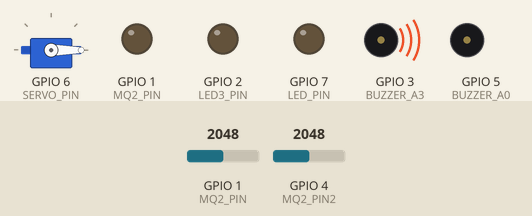
The sketch below on a simulated ESP32-S3. Parts: servo, output pins drawn as LEDs (lit = HIGH), buzzer (waves = sounding, pin HIGH). The inputs (shaded band) are chosen by the test bench; at power-on: GPIO 1 (MQ2_PIN) = 2048, GPIO 4 (MQ2_PIN2) = 2048. WiFi joins after 1.5 s; servers stay silent unless stated; the Firebase database answers and starts empty; what the sketch prints to the serial monitor is not drawn.

Above: at 0.1 s.
At 2.1 s:
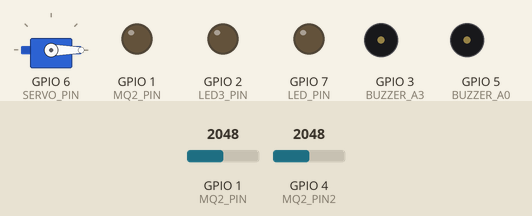
Timing chart, 0 to 3.6 s (numbered marks = the images above):
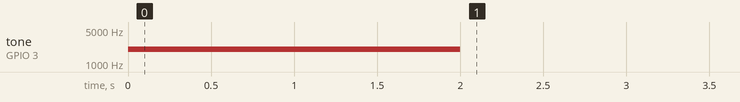

The sketch:

detector_gas.ino
```cpp
// Codigo de 20 octubre version 3.0
#include <WiFiS3.h>
#include <Firebase_ESP_Client.h>
#include <addons/TokenHelper.h>
#include <addons/RTDBHelper.h>
#include <Servo.h>

// ============================================
// CONFIGURACIÓN WIFI Y FIREBASE
// ============================================
#define WIFI_SSID "OPTI-EE2EC5"
#define WIFI_PASSWORD "Milo2025"

#define API_KEY "AIzaSyCzj116N3yttGaBGFCKAClWWxzmwFAyLL8"
#define DATABASE_URL "https://sdgi-detector-gas-default-rtdb.firebaseio.com/" // ⚠️ NUEVO

// ⚠️ OPCIONAL: Autenticación (más seguro)
// #define USER_EMAIL "tu_email@gmail.com"
// #define USER_PASSWORD "tu_password"

FirebaseData fbdo;
FirebaseAuth auth;
FirebaseConfig config;

Servo miServo;
const int SERVO_PIN = 6;

// --- Pines ---
const int MQ2_PIN = A0;
const int MQ2_PIN2 = A3;
const int BUZZER_A0 = 5;
const int BUZZER_A3 = 3;
const int LED_PIN = 7;
const int LED2_PIN = 1;
const int LED3_PIN = 2;

// --- Parámetros ---
const unsigned long CALIBRACION_MS_1 = 10000UL;
const unsigned long CALIBRACION_MS_2 = 20000UL;
int UMBRAL_DELTA = 30;
const float ALPHA = 0.5;
const int HISTERESIS = 12;
const unsigned long CONFIRM_ON_MS = 1000UL;

// Estado de alarma
bool alarma = false;
bool alarmaPiso1 = false;
bool alarmaPiso2 = false;
float baseline = 0.0;
float ema = 0.0;
int muestrasCal = 0;

// Sensor2 variables
float baseline2 = 0.0;
float ema2 = 0.0;
int muestrasCal2 = 0;
bool sensor2_fault = false;

unsigned long inicioCal = 0;
unsigned long posibleEncendidoInicio = 0;
bool servoAbierto = false;

int calib_min_1 = 1024, calib_max_1 = 0;
int calib_min_2 = 1024, calib_max_2 = 0;

// Variables Firebase
unsigned long lastFirebaseUpdate = 0;
const unsigned long FIREBASE_UPDATE_INTERVAL = 5000;
unsigned long lastConfigCheck = 0;
const unsigned long CONFIG_CHECK_INTERVAL = 5000;

// Configuración desde Firebase
bool buzzerPiso1Activo = true;
bool buzzerPiso2Activo = true;
int buzzerVolumen = 255;
bool ledPiso1Activo = true;
bool ledPiso2Activo = true;
bool servoControlRemoto = false;

// Estadísticas
int totalAlertas = 0;
int alertasPiso1 = 0;
int alertasPiso2 = 0;

// ============================================
// SETUP
// ============================================
void setup() {
  Serial.begin(115200);

  pinMode(BUZZER_A0, OUTPUT);
  pinMode(BUZZER_A3, OUTPUT);
  pinMode(LED_PIN, OUTPUT);
  pinMode(LED2_PIN, OUTPUT);
  pinMode(LED3_PIN, OUTPUT);

  miServo.attach(SERVO_PIN);
  miServo.write(0);

  digitalWrite(BUZZER_A0, LOW);
  noTone(BUZZER_A3);
  digitalWrite(LED_PIN, LOW);
  digitalWrite(LED2_PIN, LOW);
  digitalWrite(LED3_PIN, LOW);

  // PRUEBA INICIAL BUZZER PIN 3
  Serial.println("=== PRUEBA: Buzzer pin 3 (2 segundos) ===");
  tone(BUZZER_A3, 2000);
  delay(2000);
  noTone(BUZZER_A3);
  Serial.println("=== FIN PRUEBA ===");

  // Conectar a WiFi
  Serial.println("\n🌐 Conectando a WiFi...");
  WiFi.begin(WIFI_SSID, WIFI_PASSWORD);

  int intentos = 0;
  while (WiFi.status() != WL_CONNECTED && intentos < 20) {
    delay(500);
    Serial.print(".");
    intentos++;
  }

  if (WiFi.status() == WL_CONNECTED) {
    Serial.println("\n✅ WiFi conectado!");
    Serial.print("📡 IP: ");
    Serial.println(WiFi.localIP());
  } else {
    Serial.println("\n❌ Error al conectar WiFi");
  }

  // Configurar Firebase Realtime Database
  config.api_key = API_KEY;
  config.database_url = DATABASE_URL; // ⚠️ NUEVO

  // Autenticación anónima (sin email/password)
  config.token_status_callback = tokenStatusCallback;

  Firebase.begin(&config, &auth);
  Firebase.reconnectWiFi(true);

  Serial.println("🔥 Conectando a Firebase Realtime DB...");

  intentos = 0;
  while (!Firebase.ready() && intentos < 30) {
    delay(500);
    Serial.print(".");
    intentos++;
  }

  if (Firebase.ready()) {
    Serial.println("\n✅ Firebase Realtime DB conectado!");
    actualizarEstadoDispositivo("online");
    leerConfiguracionFirebase();
  } else {
    Serial.println("\n❌ Error al conectar Firebase");
  }

  // Iniciar calibración
  inicioCal = millis();
  Serial.println("\n🎯 Comenzando calibracion de sensores...");
  Serial.println("Sensor A0 (Piso 1): 10s | Sensor A3 (Piso 2): 20s");
}
// ============================================
// LOOP PRINCIPAL
// ============================================
void loop() {
  int valorGas = analogRead(MQ2_PIN);
  int valorGas2 = analogRead(MQ2_PIN2);
  unsigned long ahora = millis();

  // --- CALIBRACIÓN (igual que antes) ---
  if (ahora - inicioCal < CALIBRACION_MS_2) {
    if (ahora - inicioCal < CALIBRACION_MS_1) {
      baseline = (baseline * muestrasCal + valorGas) / (muestrasCal + 1.0);
      muestrasCal++;
      if (muestrasCal == 1) ema = valorGas;
      if (valorGas < calib_min_1) calib_min_1 = valorGas;
      if (valorGas > calib_max_1) calib_max_1 = valorGas;
    }

    baseline2 = (baseline2 * muestrasCal2 + valorGas2) / (muestrasCal2 + 1.0);
    muestrasCal2++;
    if (muestrasCal2 == 1) ema2 = valorGas2;
    if (valorGas2 < calib_min_2) calib_min_2 = valorGas2;
    if (valorGas2 > calib_max_2) calib_max_2 = valorGas2;

    if ((muestrasCal % 10 == 0 && ahora - inicioCal < CALIBRACION_MS_1) || (muestrasCal2 % 20 == 0)) {
      Serial.print("Calibrando... A0: "); Serial.print(baseline);
      Serial.print(" | A3: "); Serial.println(baseline2);
    }

    miServo.write(0);
    delay(200);
    return;
  }

  // --- POST-CALIBRACIÓN ---
  static bool postCalChecked = false;
  if (!postCalChecked) {
    Serial.println("\n✅ Calibración completada!");
    Serial.print("📊 A0 baseline: "); Serial.print(baseline);
    Serial.print(" (rango: "); Serial.print(calib_min_1);
    Serial.print("-"); Serial.print(calib_max_1); Serial.println(")");

    Serial.print("📊 A3 baseline: "); Serial.print(baseline2);
    Serial.print(" (rango: "); Serial.print(calib_min_2);
    Serial.print("-"); Serial.print(calib_max_2); Serial.println(")");

    int rango2 = calib_max_2 - calib_min_2;
    if (rango2 < 6) {
      sensor2_fault = true;
      Serial.println("⚠️ Sensor A3 defectuoso - será ignorado");
      enviarNotificacion("alerta", "Sensor Piso 2 (A3) defectuoso - verificar conexión");
    } else {
      Serial.println("✅ Ambos sensores OK");
    }
    postCalChecked = true;
  }

  // --- EMA ---
  ema = ALPHA * valorGas + (1 - ALPHA) * ema;
  ema2 = ALPHA * valorGas2 + (1 - ALPHA) * ema2;

  // --- UMBRALES ---
  float umbralOn = baseline + UMBRAL_DELTA;
  float umbralOff = baseline + UMBRAL_DELTA - HISTERESIS;
  float umbralOn2 = baseline2 + UMBRAL_DELTA;
  float umbralOff2 = baseline2 + UMBRAL_DELTA - HISTERESIS;

  // --- CONDICIONES DE DETECCIÓN ---
  bool cond1 = (ema > umbralOn);
  bool cond2 = (!sensor2_fault) && (ema2 > umbralOn2);

  // --- DETECTAR NUEVA ALARMA ---
  bool alarmaAnterior = alarma;
  bool alarmaPiso1Anterior = alarmaPiso1;
  bool alarmaPiso2Anterior = alarmaPiso2;

  alarmaPiso1 = cond1;
  alarmaPiso2 = cond2;
  alarma = alarmaPiso1 || alarmaPiso2;

  // Detectar nueva alarma
  if (alarma && !alarmaAnterior) {
    Serial.println("\n🚨 ¡ALARMA ACTIVADA!");
    totalAlertas++;

    if (alarmaPiso1 && !alarmaPiso1Anterior) {
      alertasPiso1++;
      Serial.println("📍 PISO 1 - Gas detectado");
      enviarNotificacion("alerta", "Gas detectado en Piso 1 - Nivel: " + String((int)ema));
    }

    if (alarmaPiso2 && !alarmaPiso2Anterior) {
      alertasPiso2++;
      Serial.println("📍 PISO 2 - Gas detectado");
      enviarNotificacion("alerta", "Gas detectado en Piso 2 - Nivel: " + String((int)ema2));
    }

    actualizarEstadisticas();
  }

  // Apagar alarma
  if (!alarma && alarmaAnterior) {
    Serial.println("\n✅ Alarma detenida - niveles normales");
  }

  // --- CONTROL DE ACTUADORES ---
  controlarActuadores(cond1, cond2);

  // --- LEER CONFIGURACIÓN DE FIREBASE ---
  if (ahora - lastConfigCheck > CONFIG_CHECK_INTERVAL) {
    leerConfiguracionFirebase();
    lastConfigCheck = ahora;
  }

  // --- ENVIAR DATOS A FIREBASE ---
  if (ahora - lastFirebaseUpdate > FIREBASE_UPDATE_INTERVAL) {
    enviarDatosFirebase(valorGas, valorGas2);
    lastFirebaseUpdate = ahora;
  }

  // --- DEBUG SERIAL ---
  static unsigned long ultimoSerial = 0;
  if (ahora - ultimoSerial > 1000) {
    Serial.print("A0: "); Serial.print(valorGas);
    Serial.print(" ("); Serial.print(cond1 ? "🔴" : "🟢"); Serial.print(")");
    Serial.print(" | A3: "); Serial.print(valorGas2);
    Serial.print(" ("); Serial.print(cond2 ? "🔴" : "🟢"); Serial.print(")");
    Serial.print(" | WiFi: "); Serial.println(WiFi.status() == WL_CONNECTED ? "✓" : "✗");
    ultimoSerial = ahora;
  }

  delay(100);
}
// ============================================
// FUNCIONES FIREBASE REALTIME DATABASE
// ============================================

void enviarDatosFirebase(int sensor1, int sensor2) {
  if (!Firebase.ready()) return;

  FirebaseJson json;
  String path = "/lecturas/" + String(millis());

  json.set("valorSensor1", sensor1);
  json.set("valorSensor2", sensor2);
  json.set("sensor1Alerta", alarmaPiso1);
  json.set("sensor2Alerta", alarmaPiso2);
  json.set("dispositivo", "arduino_001");
  json.set("timestamp", (int)millis());

  if (Firebase.RTDB.setJSON(&fbdo, path.c_str(), &json)) {
    Serial.println("📤 Datos enviados a Realtime DB");
  } else {
    Serial.print("❌ Error Firebase: ");
    Serial.println(fbdo.errorReason());
  }
}

void leerConfiguracionFirebase() {
  if (!Firebase.ready()) return;

  // Leer umbral de gas
  if (Firebase.RTDB.getInt(&fbdo, "/configuracion/sistema/umbralGas")) {
    if (fbdo.dataType() == "int") {
      int nuevoUmbral = fbdo.intData();
      if (nuevoUmbral != UMBRAL_DELTA) {
        UMBRAL_DELTA = nuevoUmbral;
        Serial.print("⚙️ Umbral actualizado: ");
        Serial.println(UMBRAL_DELTA);
      }
    }
  }

  // Leer buzzer Piso 1
  if (Firebase.RTDB.getBool(&fbdo, "/configuracion/sistema/buzzerPiso1Activo")) {
    if (fbdo.dataType() == "boolean") {
      buzzerPiso1Activo = fbdo.boolData();
    }
  }

  // Leer buzzer Piso 2
  if (Firebase.RTDB.getBool(&fbdo, "/configuracion/sistema/buzzerPiso2Activo")) {
    if (fbdo.dataType() == "boolean") {
      buzzerPiso2Activo = fbdo.boolData();
    }
  }

  // Leer LED Piso 1
  if (Firebase.RTDB.getBool(&fbdo, "/configuracion/sistema/ledPiso1Activo")) {
    if (fbdo.dataType() == "boolean") {
      ledPiso1Activo = fbdo.boolData();
    }
  }

  // Leer LED Piso 2
  if (Firebase.RTDB.getBool(&fbdo, "/configuracion/sistema/ledPiso2Activo")) {
    if (fbdo.dataType() == "boolean") {
      ledPiso2Activo = fbdo.boolData();
    }
  }

  // 🔥 CORREGIDO: Leer estado del servo (control remoto)
  if (Firebase.RTDB.getBool(&fbdo, "/configuracion/sistema/servoAbierto")) {
    if (fbdo.dataType() == "boolean") {
      bool nuevoEstadoRemoto = fbdo.boolData();

      // Solo aplicar si hubo cambio
      if (nuevoEstadoRemoto != servoControlRemoto) {
        servoControlRemoto = nuevoEstadoRemoto;

        // 🔥 IMPORTANTE: Solo mover servo si NO hay alerta activa
        if (alarma) {
          Serial.println("⚠️ Comando servo ignorado: hay alerta activa");
        } else {
          // Sin alerta: aplicar comando remoto
          if (servoControlRemoto) {
            miServo.write(90);
            servoAbierto = true;
            Serial.println("🚪 Puerta ABIERTA (remoto)");
          } else {
            miServo.write(0);
            servoAbierto = false;
            Serial.println("🚪 Puerta CERRADA (remoto)");
          }
        }
      }
    }
  }

  // Leer volumen del buzzer
  if (Firebase.RTDB.getInt(&fbdo, "/configuracion/sistema/buzzerVolumen")) {
    if (fbdo.dataType() == "int") {
      buzzerVolumen = fbdo.intData();
    }
  }
}

void enviarNotificacion(String tipo, String mensaje) {
  if (!Firebase.ready()) return;

  FirebaseJson json;
  String path = "/notificaciones/" + String(millis());

  json.set("tipo", tipo);
  json.set("mensaje", mensaje);
  json.set("timestamp", (int)millis());
  json.set("leido", false);

  if (tipo == "alerta") {
    if (alarmaPiso1) json.set("piso", "Piso 1");
    if (alarmaPiso2) json.set("piso", "Piso 2");
    json.set("valorGas", (int)(alarmaPiso1 ? ema : ema2));
  }

  if (Firebase.RTDB.setJSON(&fbdo, path.c_str(), &json)) {
    Serial.println("📬 Notificación enviada");
  }
}

void actualizarEstadisticas() {
  if (!Firebase.ready()) return;

  FirebaseJson json;
  String path = "/estadisticas/general";

  json.set("totalAlertas", totalAlertas);
  json.set("alertasPiso1", alertasPiso1);
  json.set("alertasPiso2", alertasPiso2);
  json.set("ultimaActualizacion", (int)millis());

  if (Firebase.RTDB.updateNode(&fbdo, path.c_str(), &json)) {
    Serial.println("📊 Estadísticas actualizadas");
  }
}

void actualizarEstadoDispositivo(String estado) {
  if (!Firebase.ready()) return;

  FirebaseJson json;
  String path = "/dispositivos/arduino_001";

  json.set("estado", estado);
  json.set("ultimaConexion", (int)millis());

  Firebase.RTDB.updateNode(&fbdo, path.c_str(), &json);
}

void controlarActuadores(bool cond1, bool cond2) {
  // Control de buzzer Piso 1 (Pin 5 - digitalWrite)
  if (cond1 && buzzerPiso1Activo) {
    digitalWrite(BUZZER_A0, HIGH);
  } else {
    digitalWrite(BUZZER_A0, LOW);
  }

  // Control de buzzer Piso 2 (Pin 3 - tone)
  if (cond2 && buzzerPiso2Activo) {
    tone(BUZZER_A3, 2000);
  } else {
    noTone(BUZZER_A3);
  }

  // Control de LEDs
  digitalWrite(LED_PIN, alarma ? HIGH : LOW);
  digitalWrite(LED2_PIN, (cond1 && ledPiso1Activo) ? HIGH : LOW);
  digitalWrite(LED3_PIN, (cond2 && ledPiso2Activo) ? HIGH : LOW);

  // 🔥 SERVO CORREGIDO: Seguridad primero
  if (cond1 || cond2) {
    // HAY ALERTA: Abrir SIEMPRE (ignora todo lo demás)
    if (!servoAbierto) {
      miServo.write(90);
      servoAbierto = true;
      Serial.println("🚪 Puerta ABIERTA por detección de gas");
    }
  } else {
    // SIN ALERTA: Respetar control remoto
    if (servoControlRemoto) {
      // Usuario quiere abrirla manualmente
      if (!servoAbierto) {
        miServo.write(90);
        servoAbierto = true;
        Serial.println("🚪 Puerta ABIERTA (control remoto)");
      }
    } else {
      // Usuario quiere cerrarla
      if (servoAbierto) {
        miServo.write(0);
        servoAbierto = false;
        Serial.println("🚪 Puerta CERRADA");
      }
    }
  }
}
```
